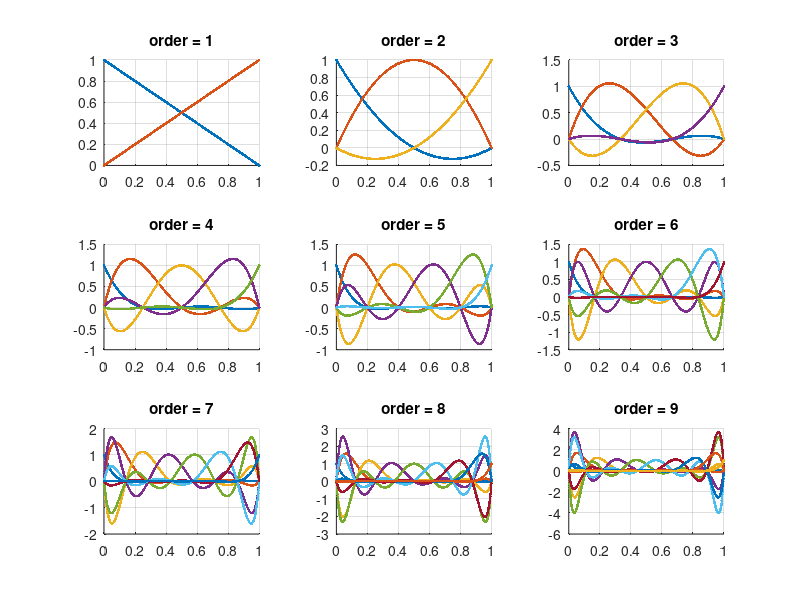

Here is the MATLAB script that generated this plot:
clc;clear;hold on

for j = 1:9

  order = j;
  
subplot(3,3,j)
hold on
grid on
str = sprintf('order = %d',order);
title(str);


loc = linspace(0,1,order+1)

A = [];
for i = 0:order
  A = [A loc.^i'];
end

coeffmat = inv(A)

x = linspace(0,1,1001);

for i = 1:(order+1)
  dataarr = [];
  for j = 0:order
  dataarr = [dataarr;x.^j];
  end
  phi_i = coeffmat(:,i)'*dataarr;
  plot(x,phi_i,'.-')
end
end
% ytrue = rand([1,order+1]);
% interp_func = x*0;
% 
% for i = 1:(order+1)
%   dataarr = [];
%   for j = 0:order
%     dataarr = [dataarr;x.^j];
%   end
%   interp_func = interp_func+ytrue(i)*coeffmat(:,i)'*dataarr;
% end
% 
% plot(x,interp_func,'.-')
% plot(loc,ytrue,'bd')
% 
% grid on
